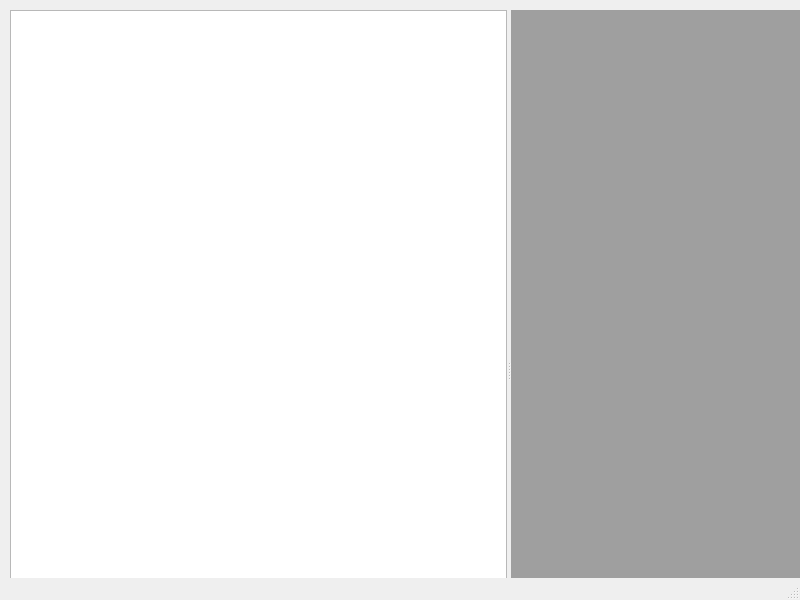
<?xml version="1.0" encoding="UTF-8"?>
<ui version="4.0">
 <class>MainWindow</class>
 <widget class="QMainWindow" name="MainWindow">
  <property name="geometry">
   <rect>
    <x>0</x>
    <y>0</y>
    <width>800</width>
    <height>600</height>
   </rect>
  </property>
  <property name="windowTitle">
   <string>MainWindow</string>
  </property>
  <widget class="QWidget" name="centralwidget">
   <widget class="QSplitter" name="splitter">
    <property name="geometry">
     <rect>
      <x>10</x>
      <y>10</y>
      <width>1536</width>
      <height>720</height>
     </rect>
    </property>
    <property name="orientation">
     <enum>Qt::Horizontal</enum>
    </property>
    <widget class="QListView" name="listView"/>
    <widget class="QMdiArea" name="mdiArea"/>
   </widget>
  </widget>
  <widget class="QMenuBar" name="menubar">
   <property name="geometry">
    <rect>
     <x>0</x>
     <y>0</y>
     <width>800</width>
     <height>32</height>
    </rect>
   </property>
  </widget>
  <widget class="QStatusBar" name="statusbar"/>
 </widget>
 <resources/>
 <connections/>
</ui>
